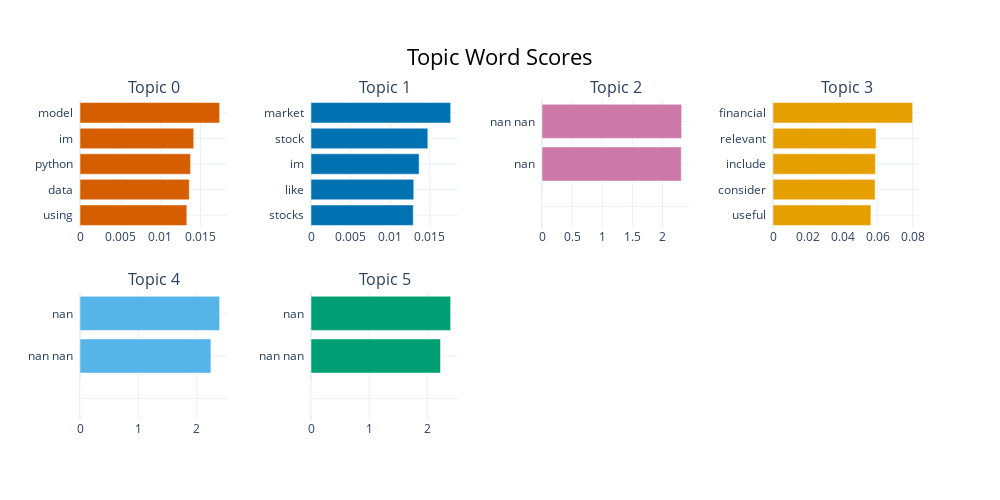

Write notebook code for a chart like this one.
### Code cell
model.visualize_barchart()

### Figure 1 — Plotly figure (JSON) as saved in the notebook; plotly's stock layout.template omitted (floating-point values rounded to 4 significant figures)
{"data": [{"marker": {"color": "#D55E00"}, "orientation": "h", "type": "bar", "x": [0.01331, 0.01361, 0.01377, 0.01417, 0.0174], "xaxis": "x", "y": ["using  ", "data  ", "python  ", "im  ", "model  "], "yaxis": "y"}, {"marker": {"color": "#0072B2"}, "orientation": "h", "type": "bar", "x": [0.01291, 0.01297, 0.01365, 0.01475, 0.01763], "xaxis": "x2", "y": ["stocks  ", "like  ", "im  ", "stock  ", "market  "], "yaxis": "y2"}, {"marker": {"color": "#CC79A7"}, "orientation": "h", "type": "bar", "x": [1e-05, 1e-05, 1e-05, 2.311, 2.318], "xaxis": "x3", "y": ["  ", "  ", "  ", "nan  ", "nan nan  "], "yaxis": "y3"}, {"marker": {"color": "#E69F00"}, "orientation": "h", "type": "bar", "x": [0.05606, 0.05846, 0.05863, 0.05898, 0.07995], "xaxis": "x4", "y": ["useful  ", "consider  ", "include  ", "relevant  ", "financial  "], "yaxis": "y4"}, {"marker": {"color": "#56B4E9"}, "orientation": "h", "type": "bar", "x": [1e-05, 1e-05, 1e-05, 2.239, 2.389], "xaxis": "x5", "y": ["  ", "  ", "  ", "nan nan  ", "nan  "], "yaxis": "y5"}, {"marker": {"color": "#009E73"}, "orientation": "h", "type": "bar", "x": [1e-05, 1e-05, 1e-05, 2.227, 2.401], "xaxis": "x6", "y": ["  ", "  ", "  ", "nan nan  ", "nan  "], "yaxis": "y6"}], "layout": {"annotations": [{"font": {"size": 16}, "showarrow": false, "text": "Topic 0", "x": 0.0875, "xanchor": "center", "xref": "paper", "y": 1, "yanchor": "bottom", "yref": "paper"}, {"font": {"size": 16}, "showarrow": false, "text": "Topic 1", "x": 0.3625, "xanchor": "center", "xref": "paper", "y": 1, "yanchor": "bottom", "yref": "paper"}, {"font": {"size": 16}, "showarrow": false, "text": "Topic 2", "x": 0.6375, "xanchor": "center", "xref": "paper", "y": 1, "yanchor": "bottom", "yref": "paper"}, {"font": {"size": 16}, "showarrow": false, "text": "Topic 3", "x": 0.9125, "xanchor": "center", "xref": "paper", "y": 1, "yanchor": "bottom", "yref": "paper"}, {"font": {"size": 16}, "showarrow": false, "text": "Topic 4", "x": 0.0875, "xanchor": "center", "xref": "paper", "y": 0.4, "yanchor": "bottom", "yref": "paper"}, {"font": {"size": 16}, "showarrow": false, "text": "Topic 5", "x": 0.3625, "xanchor": "center", "xref": "paper", "y": 0.4, "yanchor": "bottom", "yref": "paper"}], "height": 500, "hoverlabel": {"bgcolor": "white", "font": {"family": "Rockwell", "size": 16}}, "showlegend": false, "title": {"font": {"color": "Black", "size": 22}, "text": "Topic Word Scores", "x": 0.5, "xanchor": "center", "yanchor": "top"}, "width": 1000, "xaxis": {"anchor": "y", "domain": [0, 0.175], "showgrid": true}, "xaxis2": {"anchor": "y2", "domain": [0.275, 0.45], "showgrid": true}, "xaxis3": {"anchor": "y3", "domain": [0.55, 0.725], "showgrid": true}, "xaxis4": {"anchor": "y4", "domain": [0.825, 1], "showgrid": true}, "xaxis5": {"anchor": "y5", "domain": [0, 0.175], "showgrid": true}, "xaxis6": {"anchor": "y6", "domain": [0.275, 0.45], "showgrid": true}, "xaxis7": {"anchor": "y7", "domain": [0.55, 0.725], "showgrid": true}, "xaxis8": {"anchor": "y8", "domain": [0.825, 1], "showgrid": true}, "yaxis": {"anchor": "x", "domain": [0.6, 1], "showgrid": true}, "yaxis2": {"anchor": "x2", "domain": [0.6, 1], "showgrid": true}, "yaxis3": {"anchor": "x3", "domain": [0.6, 1], "showgrid": true}, "yaxis4": {"anchor": "x4", "domain": [0.6, 1], "showgrid": true}, "yaxis5": {"anchor": "x5", "domain": [0, 0.4], "showgrid": true}, "yaxis6": {"anchor": "x6", "domain": [0, 0.4], "showgrid": true}, "yaxis7": {"anchor": "x7", "domain": [0, 0.4], "showgrid": true}, "yaxis8": {"anchor": "x8", "domain": [0, 0.4], "showgrid": true}}}
